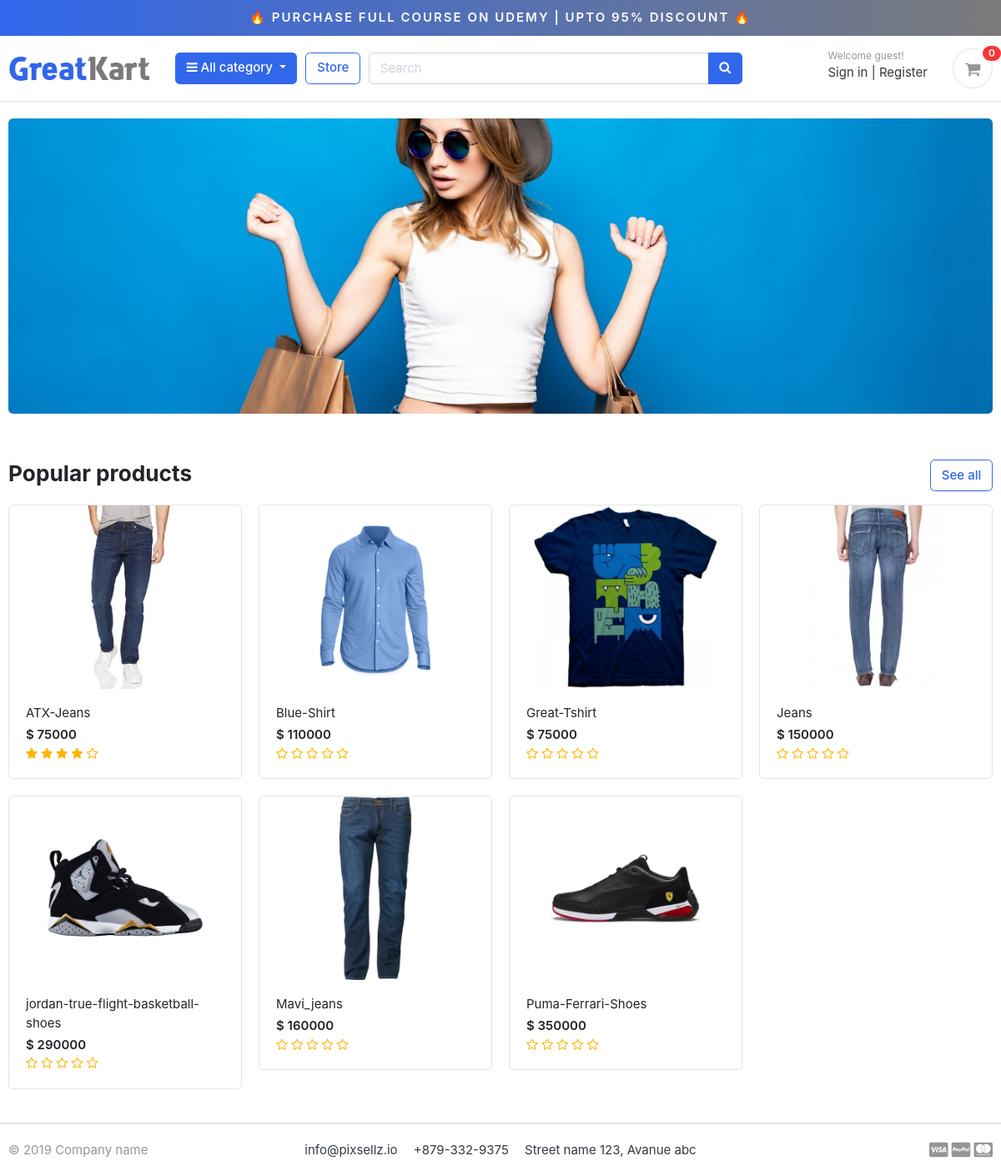
The page / on the database its author committed.
### store/models.py (models this page shows, shortened)
class Product(models.Model):
    product_name    = models.CharField(max_length=200, unique=True)
    slug            = models.SlugField(max_length=200, unique=True)
    description     = models.TextField(max_length=500, blank=True)
    price           = models.IntegerField()
    images          = models.ImageField(upload_to='photos/products')
    stock           = models.IntegerField()
    is_available    = models.BooleanField(default=True)
    category        = models.ForeignKey(Category, on_delete=models.CASCADE)
    created_date    = models.DateTimeField(auto_now_add=True)
    modified_date   = models.DateTimeField(auto_now=True)
    def get_url(self):
        return reverse('product_detail', args=[self.category.slug, self.slug])
    def averageReview(self):
        reviews = ReviewRating.objects.filter(product=self, status=True).aggregate(average=Avg('rating'))
        avg = 0
        if reviews['average'] is not None:
            avg = float(reviews['average'])
        return avg

### greatkart/views.py (the view)
# urls.py: 2. Add a URL to urlpatterns:  path('', views.home, name='home')
def home(request):
    products = Product.objects.all().filter(is_available=True).order_by('created_date')
    reviews = None
    for product in products:
        reviews = ReviewRating.objects.filter(product_id=product.id, status=True)
    context = {
        'products': products,
        'reviews': reviews,
    }
    return render(request, 'home.html', context)

### carts/context_processors.py (called while the page is built)
def counter(request):
    cart_count = 0
    if 'admin' in request.path:
        return {}
    else:
        try:
            cart = Cart.objects.filter(cart_id=_cart_id(request))
            if request.user.is_authenticated:
                cart_items = CartItem.objects.all().filter(user=request.user)
            else:
                cart_items = CartItem.objects.all().filter(cart=cart[:1])
            for cart_item in cart_items:
                cart_count += cart_item.quantity
        except Cart.DoesNotExist:
            cart_count = 0
    return dict(cart_count=cart_count)

### carts/views.py (called while the page is built)
def _cart_id(request):
    cart = request.session.session_key
    if not cart:
        cart = request.session.create()
    return cart

### category/context_processors.py (called while the page is built)
def menu_links(request):
    links = Category.objects.all()
    return dict(links=links)

### category/models.py (called while the page is built)
    def get_url(self):
            return reverse('products_by_category', args=[self.slug])

### templates/home.html
{% extends 'base.html' %}
{% load static %}
{% block content %}
<section class="section-intro padding-y-sm">
<div class="container">
<div class="intro-banner-wrap">
	<img src="{% static 'images/banners/cover.jpg' %}" class="img-fluid rounded">
</div>
</div>
</section>
<section class="section-name padding-y-sm">
<div class="container">
<header class="section-heading">
	<a href="{% url 'store' %}" class="btn btn-outline-primary float-right">See all</a>
	<h3 class="section-title">Popular products</h3>
</header>
<div class="row">
	{% for product in products %}
	<div class="col-md-3">
		<div class="card card-product-grid">
			<a href="{{ product.get_url }}" class="img-wrap"> <img src="{{ product.images.url }}"> </a>
			<figcaption class="info-wrap">
				<a href="{{ product.get_url }}" class="title">{{ product.product_name }}</a>
				<div class="price mt-1">$ {{ product.price }}</div>
				<div class="rating-star">
					<span>
						<i class="fa fa-star{% if product.averageReview < 0.5 %}-o{% elif product.averageReview >= 0.5 and product.averageReview < 1 %}-half-o {% endif %}" aria-hidden="true"></i>
						<i class="fa fa-star{% if product.averageReview < 1.5 %}-o{% elif product.averageReview >= 1.5 and product.averageReview < 2 %}-half-o {% endif %}" aria-hidden="true"></i>
						<i class="fa fa-star{% if product.averageReview < 2.5 %}-o{% elif product.averageReview >= 2.5 and product.averageReview < 3 %}-half-o {% endif %}" aria-hidden="true"></i>
						<i class="fa fa-star{% if product.averageReview < 3.5 %}-o{% elif product.averageReview >= 3.5 and product.averageReview < 4 %}-half-o {% endif %}" aria-hidden="true"></i>
						<i class="fa fa-star{% if product.averageReview < 4.5 %}-o{% elif product.averageReview >= 4.5 and product.averageReview < 5 %}-half-o {% endif %}" aria-hidden="true"></i>
						</span>
				</div>
			</figcaption>
		</div>
	</div>
	{% endfor %}
</div>
</div>
</section>
</body>
</html>
{% endblock %}

### templates/base.html (shortened to what this page needs)
{% load static %}
<!DOCTYPE HTML>
<html lang="en">
<head>
<link href="{% static 'css/bootstrap.css' %}" rel="stylesheet" type="text/css"/>
<link href="{% static 'fonts/fontawesome/css/all.min.css' %}" type="text/css" rel="stylesheet">
<link href="{% static 'css/ui.css' %}" rel="stylesheet" type="text/css"/>
<link href="{% static 'css/responsive.css' %}" rel="stylesheet" media="only screen and (max-width: 1200px)" />
<link href="{% static 'css/custom.css' %}" rel="stylesheet" type="text/css"/>
<link rel="stylesheet" href="https://cdnjs.cloudflare.com/ajax/libs/font-awesome/4.7.0/css/font-awesome.min.css">
</head>
<body>
  {% include 'includes/navbar.html' %}
  {% block content %}{% endblock %}
{% include 'includes/footer.html' %}

### templates/includes/navbar.html (shortened to what this page needs)
{% load static %}
<div class="container-fluid" style="text-align:center;background-image: linear-gradient(to right, #3167EB , #7A7A7A);padding:10px;font-weight: 600;position:sticky;top:0;z-index:999;">
<a href="https://www.udemy.com/course/django-ecommerce-project-based-course-python-django-web-development/?couponCode=DJECOM" style="color: white;text-transform: uppercase;letter-spacing: 2px;"><span>&#x1F525</span> Purchase Full Course on Udemy | Upto 95% Discount <span>&#x1F525</span></a>
</div>
<header class="section-header">
<section class="header-main border-bottom">
  <div class="container">
<div class="row align-items-center">
  <div class="col-lg-2 col-md-3 col-6">
    <a href="{% url 'home' %}" class="brand-wrap">
      <img class="logo" src="{% static './images/logo.png' %}">
    </a>
  </div>
  <div class="col-lg col-sm col-md col-6 flex-grow-0">
    <div class="category-wrap dropdown d-inline-block float-right">
      <button type="button" class="btn btn-primary dropdown-toggle" data-toggle="dropdown">
        <i class="fa fa-bars"></i> All category
      </button>
    </div>
  </div>
  <a href="{% url 'store' %}" class="btn btn-outline-primary">Store</a>
  <div class="col-lg  col-md-6 col-sm-12 col">
    <form action="{% url 'search' %}" class="search" method='GET'>
      <div class="input-group w-100">
          <input type="text" class="form-control" style="width:60%;" placeholder="Search" name="keyword" required>
          <div class="input-group-append">
            <button class="btn btn-primary" type="submit">
              <i class="fa fa-search"></i>
            </button>
          </div>
        </div>
    </form>
  </div>
  <div class="col-lg-3 col-sm-6 col-8 order-2 order-lg-3">
        <div class="d-flex justify-content-end mb-3 mb-lg-0">
          {% if user.id is None %}
          <div class="widget-header">
            <small class="title text-muted">Welcome guest!</small>
            <div>
              <a href="{% url 'login' %}">Sign in</a> <span class="dark-transp"> | </span>
              <a href="{% url 'register' %}"> Register</a>
            </div>
          </div>
          {% endif %}
          <a href="{% url 'cart' %}" class="widget-header pl-3 ml-3">
            <div class="icon icon-sm rounded-circle border"><i class="fa fa-shopping-cart"></i></div>
            <span class="badge badge-pill badge-danger notify">{{cart_count}}</span>
          </a>
        </div>
      </div>
</div>
  </div>
</section>
</header>

### templates/includes/footer.html (shortened to what this page needs)
<footer class="section-footer border-top">
	<div class="container">
		<section class="footer-bottom border-top row">
			<div class="col-md-2">
				<p class="text-muted"> &copy 2019 Company name </p>
			</div>
			<div class="col-md-8 text-md-center">
				<span  class="px-2">info@pixsellz.io</span>
				<span  class="px-2">+879-332-9375</span>
				<span  class="px-2">Street name 123, Avanue abc</span>
			</div>
			<div class="col-md-2 text-md-right text-muted">
				<i class="fab fa-lg fa-cc-visa"></i>
				<i class="fab fa-lg fa-cc-paypal"></i>
				<i class="fab fa-lg fa-cc-mastercard"></i>
			</div>
		</section>
	</div>
</footer>
</body>
</html>

### greatkart/static/css/ui.css (style rules this page uses)
html { font-family: "Inter", sans-serif; font-size: 15px; }
.img-wrap { text-align: center; display: block; }
.img-wrap img { max-width: 100%; }
.icon-xs, .icon-sm, .icon-md, .icon-lg { display: inline-block; text-align: center; flex-shrink: 0; flex-grow: 0; }
.icon-sm { width: 48px; height: 48px; line-height: 48px !important; font-size: 20px; }
.padding-y-sm { padding-top: 20px; padding-bottom: 20px; }
.section-heading { margin-bottom: 20px; margin-top: 15px; }
.section-title { color: #212529; }
p:last-child { margin-bottom: 0; }
.header-main { position: relative; padding-top: 1rem; padding-bottom: 1rem; }
.brand-wrap .logo, .navbar-brand .logo { margin-right: 7px; max-height: 42px; display: inline-block; }
.widget-header { display: inline-block; vertical-align: middle; position: relative; }
.widget-header a { color: #343a40; }
.widget-header i { color: #969696; }
.widget-header .title { display: block; }
.widget-header .notify { position: absolute; top: -3px; right: -10px; }
.footer-bottom { padding-top: 20px; padding-bottom: 20px; }
[class*=card-product] a.title { color: #212529; display: block; }
[class*=card-product] .img-wrap { overflow: hidden; position: relative; }
[class*=card-product] .img-wrap img { height: 100%; max-width: 100%; width: auto; display: inline-block; -o-object-fit: cover; object-fit: cover; }
.card-product-grid { margin-bottom: 20px; }
.card-product-grid .img-wrap { border-radius: 0.2rem 0.2rem 0 0; height: 220px; }
.card-product-grid .info-wrap { overflow: hidden; padding: 18px 20px; }
.card .img-wrap { overflow: hidden; }
.notify { position: absolute; top: -4px; right: -10px; display: inline-block; padding: 0.25em 0.6em; font-size: 12px; line-height: 1; text-align: center; border-radius: 3rem; color: #fff; background-color: #fa3434; }
.price { font-weight: 600; color: #212529; }

### greatkart/static/css/custom.css (style rules this page uses)
.rating-star i { color: #ffb503 !important; }

### rows shown on the page
Product: images (picture), product_name "ATX-Jeans", price "75000"
Product: images (picture), product_name "Blue-Shirt", price "110000"
Product: images (picture), product_name "Great-Tshirt", price "75000"
Product: images (picture), product_name "Jeans", price "150000"
Product: images (picture), product_name "jordan-true-flight-basketball-shoes", price "290000"
Product: images (picture), product_name "Mavi_jeans", price "160000"
Product: images (picture), product_name "Puma-Ferrari-Shoes", price "350000"

### other values the page prints
{{ cart_count }} "0"
